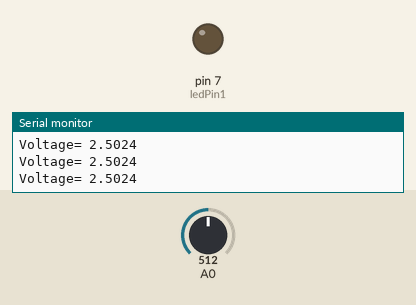
Recording of a sketch running on a simulated Arduino Uno, built with avr-gcc and run on an emulated ATmega328P. Shown: output pins drawn as LEDs (lit = HIGH), the last lines printed to the serial monitor. The test bench sets the inputs (shaded band); at power-on: A0 = 512.

Above: at 1.2 s.
1.3 s: A0 set to 604
2.8 s: A0 set to 624
At 4.0 s:
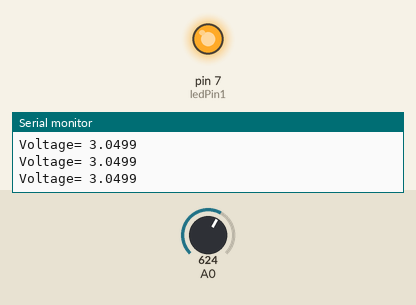
4.4 s: A0 set to 511
At 5.7 s:
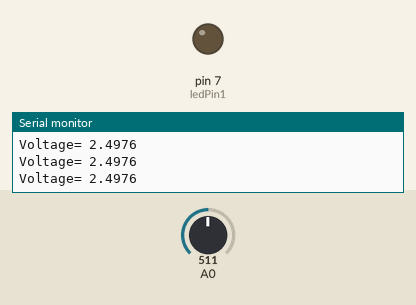
6.0 s: A0 set to 716
At 7.4 s:
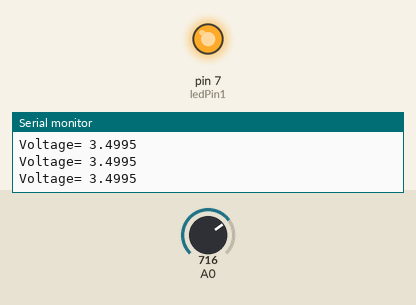
Timing chart, 0 to 8.6 s (numbered marks = the images above; inputs shaded):
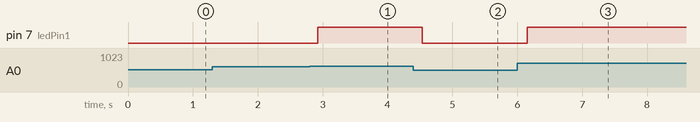

The sketch:

voltmeter.ino
```cpp
int value = 0;
float voltage;
int ledPin1 = 7;

void setup(){
  Serial.begin(9600);
  pinMode(ledPin1, OUTPUT);
}

void loop(){
  value = analogRead(A0);
  voltage = value * 5.0 / 1023.0;
  Serial.print("Voltage= ");
  Serial.println(voltage, 4);
  delay(100);

  if (voltage >= 3.0) { // Check if voltage is greater than or equal to 3V
    digitalWrite(ledPin1, HIGH); // Turn on the LED
  } else {
    digitalWrite(ledPin1, LOW); // Turn off the LED
  }
} 
```

Measured:
- the behaviour switches between 613 and 614 on A0 (found by bisection; images 0 and 1)
- after the input at 2.8 s, pin 7 (ledPin1): LOW → HIGH after 0.12 s
- after the input at 4.4 s, pin 7 (ledPin1): HIGH → LOW after 0.14 s
- after the input at 6.0 s, pin 7 (ledPin1): LOW → HIGH after 0.15 s
